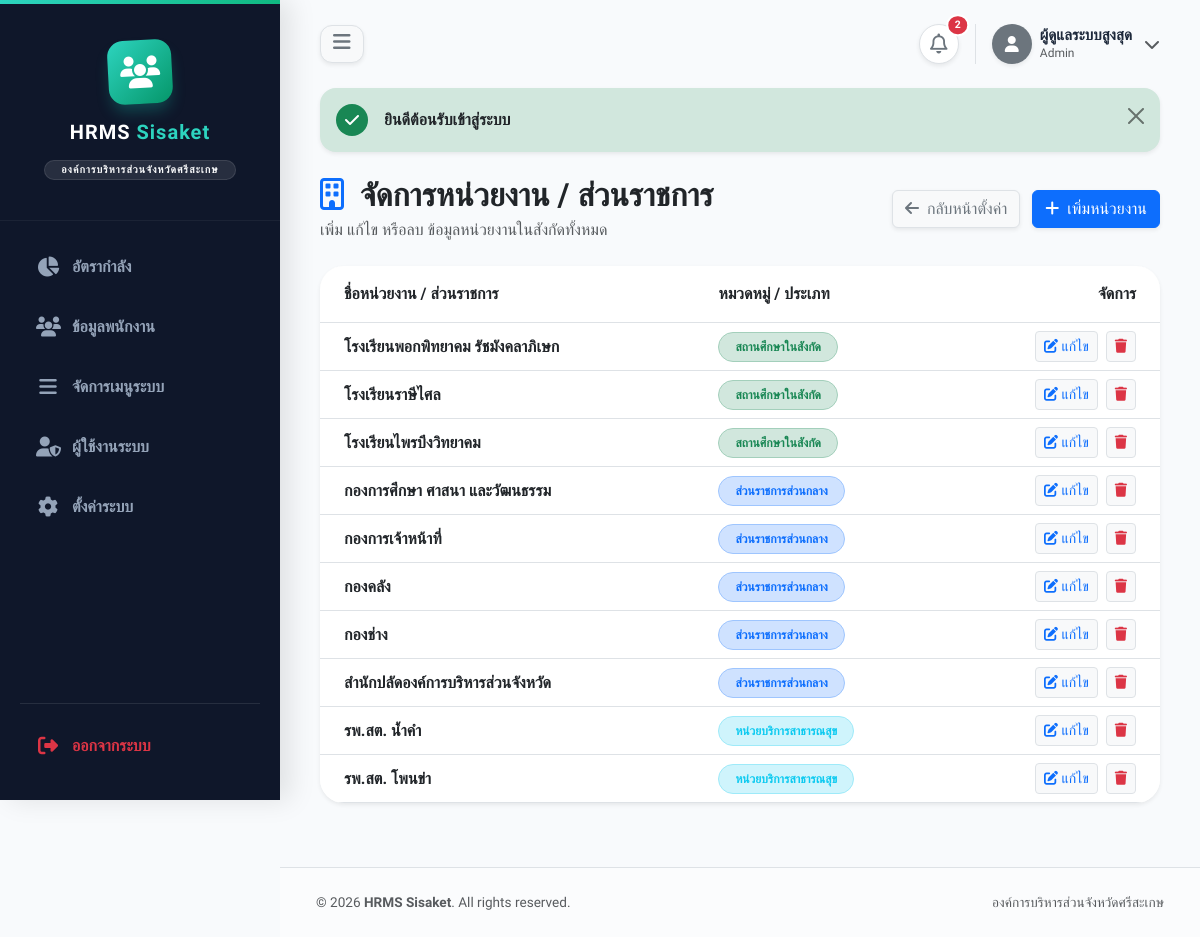
The page /index.php?action=departments (signed in) on the database its author committed.
### tables this page shows
CREATE TABLE `system_menus` (
  `id` int(11) NOT NULL,
  `menu_name` varchar(255) NOT NULL COMMENT 'ชื่อเมนูที่จะแสดงผล',
  `icon` varchar(100) NOT NULL COMMENT 'คลาส Icon (เช่น fa-users)',
  `action_name` varchar(100) NOT NULL COMMENT 'ชื่อ action เพื่อดึงไปใช้ในลิงก์ (?action=...)',
  `is_active` enum('0','1') NOT NULL DEFAULT '1' COMMENT 'สถานะ: 0=ปิด, 1=เปิด',
  `sort_order` int(11) NOT NULL DEFAULT 0 COMMENT 'ลำดับการแสดงผล (ตัวเลขน้อยขึ้นก่อน)',
  `parent_id` int(11) NOT NULL DEFAULT 0 COMMENT 'ID ของเมนูหลัก (0 = เป็นเมนูหลักเอง)',
  `role_access` varchar(50) NOT NULL DEFAULT 'all' COMMENT 'สิทธิ์ที่มองเห็น (all, admin, user, ฯลฯ)',
  `created_at` timestamp NOT NULL DEFAULT current_timestamp(),
  `updated_at` timestamp NOT NULL DEFAULT current_timestamp() ON UPDATE current_timestamp()
);

CREATE TABLE `departments` (
  `id` int(11) NOT NULL,
  `name` varchar(255) NOT NULL,
  `type` varchar(100) NOT NULL,
  `created_at` timestamp NOT NULL DEFAULT current_timestamp()
);

### controllers/DepartmentController.php (called while the page is built, shortened)
<?php
require_once 'models/Department.php';
class DepartmentController {
    private $db;
    public function __construct($db) {
        $this->db = $db;
    }
    public function index() {
        $deptModel = new Department($this->db);
        $stmt = $deptModel->readAll();
        $departments = $stmt->fetchAll(PDO::FETCH_ASSOC);
        require_once 'views/department/index.php';
    }
}
?>

### models/SystemMenu.php (called while the page is built, shortened)
<?php
class SystemMenu {
    private $conn;
    private $table_name = "system_menus";
    public function __construct($db) {
        $this->conn = $db;
    }
    public function readActive($role_access = null) {
        $query = "SELECT * FROM " . $this->table_name . " WHERE is_active = '1' ";
        if ($role_access) {
            $query .= " AND (role_access = 'all' OR role_access = :role_access) ";
        }
        $query .= " ORDER BY sort_order ASC, id ASC";
        $stmt = $this->conn->prepare($query);
        if ($role_access) {
            $stmt->bindParam(":role_access", $role_access);
        }
        $stmt->execute();
        return $stmt;
    }
}
?>

### models/Department.php (called while the page is built, shortened)
<?php
class Department {
    private $conn;
    private $table_name = "departments";
    public function __construct($db) {
        $this->conn = $db;
    }
    public function readAll() {
        $query = "SELECT * FROM " . $this->table_name . " ORDER BY type ASC, name ASC";
        $stmt = $this->conn->prepare($query);
        $stmt->execute();
        return $stmt;
    }
}
?>

### views/department/index.php (the view, shortened to what this page needs)
<?php include 'views/layout/header.php'; ?>
<div class="d-flex justify-content-between align-items-center mb-4">
    <div>
        <h2 class="fw-bold mb-0 text-dark"><i class="fa-regular fa-building text-primary me-2"></i> จัดการหน่วยงาน / ส่วนราชการ</h2>
        <p class="text-muted mt-1 mb-0">เพิ่ม แก้ไข หรือลบ ข้อมูลหน่วยงานในสังกัดทั้งหมด</p>
    </div>
    <div>
        <a href="index.php?action=settings" class="btn btn-light border shadow-sm me-2 text-secondary">
            <i class="fa-solid fa-arrow-left me-1"></i> กลับหน้าตั้งค่า
        </a>
        <button type="button" class="btn btn-primary shadow-sm" data-bs-toggle="modal" data-bs-target="#addDeptModal">
            <i class="fa-solid fa-plus me-1"></i> เพิ่มหน่วยงาน
        </button>
    </div>
</div>
<div class="modern-card p-0 overflow-hidden shadow-sm border-0 mb-4">
    <div class="table-responsive">
        <table class="table table-hover align-middle mb-0">
            <thead class="bg-light">
                <tr>
                    <th class="ps-4 py-3">ชื่อหน่วยงาน / ส่วนราชการ</th>
                    <th class="py-3">หมวดหมู่ / ประเภท</th>
                    <th class="text-end pe-4 py-3">จัดการ</th>
                </tr>
            </thead>
            <tbody>
                <?php foreach ($departments as $dept): ?>
                <tr>
                    <td class="ps-4 fw-bold text-dark">
                        <?php echo htmlspecialchars($dept['name']); ?>
                    </td>
                    <td>
                        <?php
                            $badgeClass = 'bg-secondary';
                            if($dept['type'] == 'ส่วนราชการส่วนกลาง') $badgeClass = 'bg-primary-subtle text-primary border-primary-subtle';
                            else if($dept['type'] == 'สถานศึกษาในสังกัด') $badgeClass = 'bg-success-subtle text-success border-success-subtle';
                            else if($dept['type'] == 'หน่วยบริการสาธารณสุข') $badgeClass = 'bg-info-subtle text-info border-info-subtle';
                        ?>
                        <span class="badge <?php echo $badgeClass; ?> border px-3 py-2 rounded-pill">
                            <?php echo htmlspecialchars($dept['type']); ?>
                        </span>
                    </td>
                    <td class="text-end pe-4">
                        <button type="button" class="btn btn-sm btn-light text-primary border me-1" data-bs-toggle="modal" data-bs-target="#editDeptModal<?php echo $dept['id']; ?>">
                            <i class="fa-solid fa-pen-to-square"></i> แก้ไข
                        </button>
                        <a href="index.php?action=departments_delete&id=<?php echo $dept['id']; ?>" class="btn btn-sm btn-light text-danger border" onclick="return confirm('คุณแน่ใจหรือไม่ว่าต้องการลบหน่วยงานนี้?');">
                            <i class="fa-solid fa-trash"></i>
                        </a>
                    </td>
                </tr>
                <?php endforeach; ?>
            </tbody>
        </table>
    </div>
</div>
<?php include 'views/layout/footer.php'; ?>

### views/layout/header.php (shortened to what this page needs)
<?php
require_once __DIR__ . '/../../models/SystemMenu.php';
$databaseConn = isset($this->db) ? $this->db : (isset($db) ? $db : null);
$menus_tree = [];
if ($databaseConn) {
    $menuObj = new SystemMenu($databaseConn);
    $userRole = isset($_SESSION['user_role']) ? $_SESSION['user_role'] : (isset($_SESSION['role']) ? $_SESSION['role'] : 'user');
    $activeMenus = $menuObj->readActive($userRole)->fetchAll(PDO::FETCH_ASSOC);
    foreach($activeMenus as $item) {
        if($item['parent_id'] == 0) {
            $menus_tree[$item['id']] = $item;
            $menus_tree[$item['id']]['sub_menus'] = [];
        } else {
            if(isset($menus_tree[$item['parent_id']])) {
                $menus_tree[$item['parent_id']]['sub_menus'][] = $item;
            }
        }
    }
}
$currentAction = $_GET['action'] ?? 'dashboard';
?>
<!DOCTYPE html>
<html lang="th">
<head>
    <link href="https://cdn.jsdelivr.net/npm/bootstrap@5.3.0/dist/css/bootstrap.min.css" rel="stylesheet">
    <link rel="stylesheet" href="https://cdnjs.cloudflare.com/ajax/libs/font-awesome/6.4.0/css/all.min.css">
</head>
<body>
    <div id="wrapper">
        <aside id="sidebar">
            <div class="sidebar-brand">
                <div class="brand-icon">
                    <i class="fa-solid fa-users"></i>
                </div>
                <h1>HRMS <span>Sisaket</span></h1>
                <span class="badge bg-white bg-opacity-10 text-light mt-3 rounded-pill px-3 py-1 border border-light border-opacity-10" style="letter-spacing: 1px; font-size: 0.65rem;">องค์การบริหารส่วนจังหวัดศรีสะเกษ</span>
            </div>
            <ul class="sidebar-nav d-flex flex-column h-100">
                <?php foreach($menus_tree as $mainMenu): ?>
                    <?php if(empty($mainMenu['sub_menus'])): ?>
                        <li>
                            <a href="index.php?action=<?= $mainMenu['action_name']; ?>"
                               class="<?= ($currentAction == $mainMenu['action_name']) ? 'active' : ''; ?>" title="<?= $mainMenu['menu_name']; ?>">
                                <i class="fa-solid <?= $mainMenu['icon']; ?>"></i> <span class="menu-text"><?= $mainMenu['menu_name']; ?></span>
                            </a>
                        </li>
                    <?php endif; ?>
                <?php endforeach; ?>
                <li class="mt-auto pt-3 border-top border-secondary border-opacity-25">
                    <a href="index.php?action=logout" class="text-danger hover-danger" onclick="return confirm('ต้องการออกจากระบบใช่หรือไม่?');" title="ออกจากระบบ">
                        <i class="fa-solid fa-right-from-bracket"></i> <span class="menu-text">ออกจากระบบ</span>
                    </a>
                </li>
            </ul>
        </aside>
        <div id="page-content">
            <div class="top-navbar">
                <button class="btn btn-light border shadow-sm" onclick="toggleSidebar()" style="border-radius: 0.75rem; position: relative; z-index: 1050;">
                    <i class="fa-solid fa-bars fs-5 text-secondary"></i>
                </button>
                <div class="d-flex align-items-center">
                    <div class="dropdown">
                        <div class="position-relative d-flex align-items-center justify-content-center bg-white border shadow-sm rounded-circle"
                             style="cursor: pointer; width: 40px; height: 40px;"
                             data-bs-toggle="dropdown" aria-expanded="false">
                            <i class="fa-regular fa-bell fs-5 text-secondary"></i>
                            <span class="position-absolute top-0 start-100 translate-middle badge rounded-pill bg-danger border border-2 border-white" style="font-size: 0.65rem;">
                                2
                            </span>
                        </div>
                    </div>
                    <div class="dropdown ms-3 ps-3 border-start">
                        <div class="d-flex align-items-center gap-2" style="cursor: pointer;" data-bs-toggle="dropdown" aria-expanded="false">
                            <div class="rounded-circle bg-secondary text-white d-flex align-items-center justify-content-center shadow-sm" style="width: 40px; height: 40px;">
                                <i class="fa-solid fa-user"></i>
                            </div>
                            <div class="d-none d-md-block lh-1">
                                <div class="fw-bold" style="color: #1e293b; font-size: 0.95rem;"><?php echo htmlspecialchars($_SESSION['full_name'] ?? 'ผู้ดูแลระบบ'); ?></div>
                                <small class="text-muted fw-medium" style="font-size: 0.75rem;"><?php echo ucfirst($_SESSION['role'] ?? 'Admin'); ?></small>
                            </div>
                            <i class="fa-solid fa-chevron-down text-muted ms-1 fs-6 d-none d-md-block"></i>
                        </div>
                    </div>
                </div>
            </div>
            <div class="main-container">
                <?php if (isset($_SESSION['message'])): ?>
                    <div class="alert alert-<?php echo $_SESSION['message_type']; ?> alert-dismissible fade show border-0 shadow-sm mb-4 d-flex align-items-center" style="border-radius: 1rem;" role="alert">
                        <?php if($_SESSION['message_type'] == 'success'): ?>
                            <div class="bg-success text-white rounded-circle d-flex align-items-center justify-content-center me-3 shrink-0" style="width: 32px; height: 32px;"><i class="fa-solid fa-check"></i></div>
                        <?php else: ?>
                            <div class="bg-danger text-white rounded-circle d-flex align-items-center justify-content-center me-3 shrink-0" style="width: 32px; height: 32px;"><i class="fa-solid fa-exclamation"></i></div>
                        <?php endif; ?>
                        <div class="fw-bold text-dark"><?php echo $_SESSION['message']; ?></div>
                        <button type="button" class="btn-close" data-bs-dismiss="alert" aria-label="Close"></button>
                    </div>
                <?php endif; ?>

### views/layout/header.php (style rules this page uses)
body { font-family: 'Prompt', sans-serif; background-color: #f8fafc; color: #1e293b; overflow-x: hidden; }
.modern-card { background: #ffffff; border-radius: 1.5rem; box-shadow: 0 8px 30px rgba(0, 0, 0, 0.04); border: 1px solid rgba(241, 245, 249, 0.8); padding: 1.5rem; transition: all 0.3s; }
#wrapper { display: flex; width: 100%; min-height: 100vh; }
#sidebar { width: 280px; min-width: 280px; background-color: #0f172a; color: #cbd5e1; position: fixed; top: 0; left: 0; height: 100vh; z-index: 1040; transition: all 0.3s cubic-bezier(0.4, 0, 0.2, 1); box-shadow: 10px 0 25px rgba(0,0,0,0.1); overflow-y: auto; overflow-x: hidden; display: flex; flex-direction: column; }
.sidebar-brand { padding: 2.5rem 2rem; display: flex; flex-direction: column; align-items: center; border-bottom: 1px solid rgba(255,255,255,0.05); transition: all 0.3s ease; }
.brand-icon { width: 64px; height: 64px; background: linear-gradient(135deg, #2dd4bf, #059669); border-radius: 1rem; display: flex; align-items: center; justify-content: center; font-size: 2rem; color: white; margin-bottom: 1rem; transform: rotate(-3deg); box-shadow: 0 10px 15px -3px rgba(20, 184, 166, 0.3); transition: all 0.3s ease; }
.sidebar-brand h1 { font-size: 1.25rem; font-weight: 800; color: white; letter-spacing: 0.05em; margin: 0; white-space: nowrap; }
.sidebar-brand h1 span { color: #2dd4bf; }
.sidebar-nav { padding: 1.25rem; list-style: none; margin: 0; display: flex; flex-direction: column; flex-grow: 1; }
.sidebar-nav li { margin-bottom: 0.5rem; }
.sidebar-nav a { display: flex; align-items: center; padding: 0.875rem 1rem; color: #94a3b8; text-decoration: none; border-radius: 1rem; font-weight: 600; transition: all 0.2s; white-space: nowrap; }
.sidebar-nav a i { width: 24px; font-size: 1.25rem; margin-right: 0.75rem; text-align: center; transition: all 0.2s; }
#page-content { flex: 1; margin-left: 280px; width: calc(100% - 280px); min-height: 100vh; display: flex; flex-direction: column; transition: all 0.3s cubic-bezier(0.4, 0, 0.2, 1); position: relative; z-index: 10; }
.top-navbar { background: transparent; padding: 1.5rem 2.5rem; display: flex; justify-content: space-between; align-items: center; position: relative; z-index: 1020; }
.main-container { padding: 0 2.5rem 2.5rem 2.5rem; flex: 1; position: relative; z-index: 10; }

### rows shown on the page
system_menus: menu_name "อัตรากำลัง"
system_menus: menu_name "ข้อมูลพนักงาน"
system_menus: menu_name "จัดการเมนูระบบ"
system_menus: menu_name "ผู้ใช้งานระบบ"
system_menus: menu_name "ตั้งค่าระบบ"
departments: name "โรงเรียนพอกพิทยาคม รัชมังคลาภิเษก", type "สถานศึกษาในสังกัด"
departments: name "โรงเรียนราษีไศล", type "สถานศึกษาในสังกัด"
departments: name "โรงเรียนไพรบึงวิทยาคม", type "สถานศึกษาในสังกัด"
departments: name "กองการศึกษา ศาสนา และวัฒนธรรม", type "ส่วนราชการส่วนกลาง"
departments: name "กองการเจ้าหน้าที่", type "ส่วนราชการส่วนกลาง"
departments: name "กองคลัง", type "ส่วนราชการส่วนกลาง"
departments: name "กองช่าง", type "ส่วนราชการส่วนกลาง"
departments: name "สำนักปลัดองค์การบริหารส่วนจังหวัด", type "ส่วนราชการส่วนกลาง"
departments: name "รพ.สต. น้ำคำ", type "หน่วยบริการสาธารณสุข"
departments: name "รพ.สต. โพนข่า", type "หน่วยบริการสาธารณสุข"

### other values the page prints
$_SESSION['full_name'] "ผู้ดูแลระบบสูงสุด"
$_SESSION['role'] "Admin"
$_SESSION['message'] "ยินดีต้อนรับเข้าสู่ระบบ"
